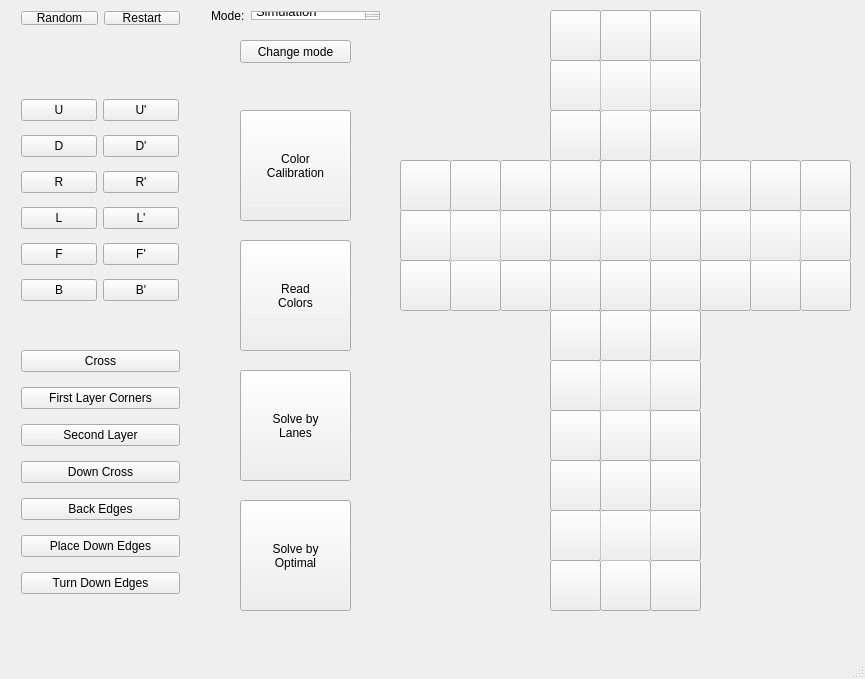
<?xml version="1.0" encoding="UTF-8"?>
<ui version="4.0">
 <class>MainWindow</class>
 <widget class="QMainWindow" name="MainWindow">
  <property name="geometry">
   <rect>
    <x>0</x>
    <y>0</y>
    <width>865</width>
    <height>679</height>
   </rect>
  </property>
  <property name="windowTitle">
   <string>Cube Solver</string>
  </property>
  <widget class="QWidget" name="centralWidget">
   <widget class="QPushButton" name="front1Button">
    <property name="enabled">
     <bool>true</bool>
    </property>
    <property name="geometry">
     <rect>
      <x>550</x>
      <y>160</y>
      <width>51</width>
      <height>51</height>
     </rect>
    </property>
    <property name="focusPolicy">
     <enum>Qt::NoFocus</enum>
    </property>
    <property name="text">
     <string/>
    </property>
   </widget>
   <widget class="QPushButton" name="front2Button">
    <property name="enabled">
     <bool>true</bool>
    </property>
    <property name="geometry">
     <rect>
      <x>600</x>
      <y>160</y>
      <width>51</width>
      <height>51</height>
     </rect>
    </property>
    <property name="focusPolicy">
     <enum>Qt::NoFocus</enum>
    </property>
    <property name="text">
     <string/>
    </property>
   </widget>
   <widget class="QPushButton" name="front3Button">
    <property name="enabled">
     <bool>true</bool>
    </property>
    <property name="geometry">
     <rect>
      <x>650</x>
      <y>160</y>
      <width>51</width>
      <height>51</height>
     </rect>
    </property>
    <property name="focusPolicy">
     <enum>Qt::NoFocus</enum>
    </property>
    <property name="text">
     <string/>
    </property>
   </widget>
   <widget class="QPushButton" name="front4Button">
    <property name="enabled">
     <bool>true</bool>
    </property>
    <property name="geometry">
     <rect>
      <x>550</x>
      <y>210</y>
      <width>51</width>
      <height>51</height>
     </rect>
    </property>
    <property name="focusPolicy">
     <enum>Qt::NoFocus</enum>
    </property>
    <property name="text">
     <string/>
    </property>
   </widget>
   <widget class="QPushButton" name="front6Button">
    <property name="enabled">
     <bool>true</bool>
    </property>
    <property name="geometry">
     <rect>
      <x>650</x>
      <y>210</y>
      <width>51</width>
      <height>51</height>
     </rect>
    </property>
    <property name="focusPolicy">
     <enum>Qt::NoFocus</enum>
    </property>
    <property name="text">
     <string/>
    </property>
   </widget>
   <widget class="QPushButton" name="front5Button">
    <property name="enabled">
     <bool>false</bool>
    </property>
    <property name="geometry">
     <rect>
      <x>600</x>
      <y>210</y>
      <width>51</width>
      <height>51</height>
     </rect>
    </property>
    <property name="text">
     <string/>
    </property>
   </widget>
   <widget class="QPushButton" name="front7Button">
    <property name="enabled">
     <bool>true</bool>
    </property>
    <property name="geometry">
     <rect>
      <x>550</x>
      <y>260</y>
      <width>51</width>
      <height>51</height>
     </rect>
    </property>
    <property name="focusPolicy">
     <enum>Qt::NoFocus</enum>
    </property>
    <property name="text">
     <string/>
    </property>
   </widget>
   <widget class="QPushButton" name="front9Button">
    <property name="enabled">
     <bool>true</bool>
    </property>
    <property name="geometry">
     <rect>
      <x>650</x>
      <y>260</y>
      <width>51</width>
      <height>51</height>
     </rect>
    </property>
    <property name="focusPolicy">
     <enum>Qt::NoFocus</enum>
    </property>
    <property name="text">
     <string/>
    </property>
   </widget>
   <widget class="QPushButton" name="front8Button">
    <property name="enabled">
     <bool>true</bool>
    </property>
    <property name="geometry">
     <rect>
      <x>600</x>
      <y>260</y>
      <width>51</width>
      <height>51</height>
     </rect>
    </property>
    <property name="focusPolicy">
     <enum>Qt::NoFocus</enum>
    </property>
    <property name="text">
     <string/>
    </property>
   </widget>
   <widget class="QPushButton" name="down6Button">
    <property name="enabled">
     <bool>true</bool>
    </property>
    <property name="geometry">
     <rect>
      <x>650</x>
      <y>360</y>
      <width>51</width>
      <height>51</height>
     </rect>
    </property>
    <property name="focusPolicy">
     <enum>Qt::NoFocus</enum>
    </property>
    <property name="text">
     <string/>
    </property>
   </widget>
   <widget class="QPushButton" name="down8Button">
    <property name="enabled">
     <bool>true</bool>
    </property>
    <property name="geometry">
     <rect>
      <x>600</x>
      <y>410</y>
      <width>51</width>
      <height>51</height>
     </rect>
    </property>
    <property name="focusPolicy">
     <enum>Qt::NoFocus</enum>
    </property>
    <property name="text">
     <string/>
    </property>
   </widget>
   <widget class="QPushButton" name="down1Button">
    <property name="enabled">
     <bool>true</bool>
    </property>
    <property name="geometry">
     <rect>
      <x>550</x>
      <y>310</y>
      <width>51</width>
      <height>51</height>
     </rect>
    </property>
    <property name="focusPolicy">
     <enum>Qt::NoFocus</enum>
    </property>
    <property name="text">
     <string/>
    </property>
   </widget>
   <widget class="QPushButton" name="down4Button">
    <property name="enabled">
     <bool>true</bool>
    </property>
    <property name="geometry">
     <rect>
      <x>550</x>
      <y>360</y>
      <width>51</width>
      <height>51</height>
     </rect>
    </property>
    <property name="focusPolicy">
     <enum>Qt::NoFocus</enum>
    </property>
    <property name="text">
     <string/>
    </property>
   </widget>
   <widget class="QPushButton" name="down3Button">
    <property name="enabled">
     <bool>true</bool>
    </property>
    <property name="geometry">
     <rect>
      <x>650</x>
      <y>310</y>
      <width>51</width>
      <height>51</height>
     </rect>
    </property>
    <property name="focusPolicy">
     <enum>Qt::NoFocus</enum>
    </property>
    <property name="text">
     <string/>
    </property>
   </widget>
   <widget class="QPushButton" name="down9Button">
    <property name="enabled">
     <bool>true</bool>
    </property>
    <property name="geometry">
     <rect>
      <x>650</x>
      <y>410</y>
      <width>51</width>
      <height>51</height>
     </rect>
    </property>
    <property name="focusPolicy">
     <enum>Qt::NoFocus</enum>
    </property>
    <property name="text">
     <string/>
    </property>
   </widget>
   <widget class="QPushButton" name="down7Button">
    <property name="enabled">
     <bool>true</bool>
    </property>
    <property name="geometry">
     <rect>
      <x>550</x>
      <y>410</y>
      <width>51</width>
      <height>51</height>
     </rect>
    </property>
    <property name="focusPolicy">
     <enum>Qt::NoFocus</enum>
    </property>
    <property name="text">
     <string/>
    </property>
   </widget>
   <widget class="QPushButton" name="down5Button">
    <property name="enabled">
     <bool>false</bool>
    </property>
    <property name="geometry">
     <rect>
      <x>600</x>
      <y>360</y>
      <width>51</width>
      <height>51</height>
     </rect>
    </property>
    <property name="text">
     <string/>
    </property>
   </widget>
   <widget class="QPushButton" name="down2Button">
    <property name="enabled">
     <bool>true</bool>
    </property>
    <property name="geometry">
     <rect>
      <x>600</x>
      <y>310</y>
      <width>51</width>
      <height>51</height>
     </rect>
    </property>
    <property name="focusPolicy">
     <enum>Qt::NoFocus</enum>
    </property>
    <property name="text">
     <string/>
    </property>
   </widget>
   <widget class="QPushButton" name="right6Button">
    <property name="enabled">
     <bool>true</bool>
    </property>
    <property name="geometry">
     <rect>
      <x>800</x>
      <y>210</y>
      <width>51</width>
      <height>51</height>
     </rect>
    </property>
    <property name="focusPolicy">
     <enum>Qt::NoFocus</enum>
    </property>
    <property name="text">
     <string/>
    </property>
   </widget>
   <widget class="QPushButton" name="right8Button">
    <property name="enabled">
     <bool>true</bool>
    </property>
    <property name="geometry">
     <rect>
      <x>750</x>
      <y>260</y>
      <width>51</width>
      <height>51</height>
     </rect>
    </property>
    <property name="focusPolicy">
     <enum>Qt::NoFocus</enum>
    </property>
    <property name="text">
     <string/>
    </property>
   </widget>
   <widget class="QPushButton" name="right1Button">
    <property name="enabled">
     <bool>true</bool>
    </property>
    <property name="geometry">
     <rect>
      <x>700</x>
      <y>160</y>
      <width>51</width>
      <height>51</height>
     </rect>
    </property>
    <property name="focusPolicy">
     <enum>Qt::NoFocus</enum>
    </property>
    <property name="text">
     <string/>
    </property>
   </widget>
   <widget class="QPushButton" name="right4Button">
    <property name="enabled">
     <bool>true</bool>
    </property>
    <property name="geometry">
     <rect>
      <x>700</x>
      <y>210</y>
      <width>51</width>
      <height>51</height>
     </rect>
    </property>
    <property name="focusPolicy">
     <enum>Qt::NoFocus</enum>
    </property>
    <property name="text">
     <string/>
    </property>
   </widget>
   <widget class="QPushButton" name="right3Button">
    <property name="enabled">
     <bool>true</bool>
    </property>
    <property name="geometry">
     <rect>
      <x>800</x>
      <y>160</y>
      <width>51</width>
      <height>51</height>
     </rect>
    </property>
    <property name="focusPolicy">
     <enum>Qt::NoFocus</enum>
    </property>
    <property name="text">
     <string/>
    </property>
   </widget>
   <widget class="QPushButton" name="right9Button">
    <property name="enabled">
     <bool>true</bool>
    </property>
    <property name="geometry">
     <rect>
      <x>800</x>
      <y>260</y>
      <width>51</width>
      <height>51</height>
     </rect>
    </property>
    <property name="focusPolicy">
     <enum>Qt::NoFocus</enum>
    </property>
    <property name="text">
     <string/>
    </property>
   </widget>
   <widget class="QPushButton" name="right7Button">
    <property name="enabled">
     <bool>true</bool>
    </property>
    <property name="geometry">
     <rect>
      <x>700</x>
      <y>260</y>
      <width>51</width>
      <height>51</height>
     </rect>
    </property>
    <property name="focusPolicy">
     <enum>Qt::NoFocus</enum>
    </property>
    <property name="text">
     <string/>
    </property>
   </widget>
   <widget class="QPushButton" name="right5Button">
    <property name="enabled">
     <bool>false</bool>
    </property>
    <property name="geometry">
     <rect>
      <x>750</x>
      <y>210</y>
      <width>51</width>
      <height>51</height>
     </rect>
    </property>
    <property name="text">
     <string/>
    </property>
   </widget>
   <widget class="QPushButton" name="right2Button">
    <property name="enabled">
     <bool>true</bool>
    </property>
    <property name="geometry">
     <rect>
      <x>750</x>
      <y>160</y>
      <width>51</width>
      <height>51</height>
     </rect>
    </property>
    <property name="focusPolicy">
     <enum>Qt::NoFocus</enum>
    </property>
    <property name="text">
     <string/>
    </property>
   </widget>
   <widget class="QPushButton" name="left6Button">
    <property name="enabled">
     <bool>true</bool>
    </property>
    <property name="geometry">
     <rect>
      <x>500</x>
      <y>210</y>
      <width>51</width>
      <height>51</height>
     </rect>
    </property>
    <property name="focusPolicy">
     <enum>Qt::NoFocus</enum>
    </property>
    <property name="text">
     <string/>
    </property>
   </widget>
   <widget class="QPushButton" name="left8Button">
    <property name="enabled">
     <bool>true</bool>
    </property>
    <property name="geometry">
     <rect>
      <x>450</x>
      <y>260</y>
      <width>51</width>
      <height>51</height>
     </rect>
    </property>
    <property name="focusPolicy">
     <enum>Qt::NoFocus</enum>
    </property>
    <property name="text">
     <string/>
    </property>
   </widget>
   <widget class="QPushButton" name="left1Button">
    <property name="enabled">
     <bool>true</bool>
    </property>
    <property name="geometry">
     <rect>
      <x>400</x>
      <y>160</y>
      <width>51</width>
      <height>51</height>
     </rect>
    </property>
    <property name="focusPolicy">
     <enum>Qt::NoFocus</enum>
    </property>
    <property name="text">
     <string/>
    </property>
   </widget>
   <widget class="QPushButton" name="left4Button">
    <property name="enabled">
     <bool>true</bool>
    </property>
    <property name="geometry">
     <rect>
      <x>400</x>
      <y>210</y>
      <width>51</width>
      <height>51</height>
     </rect>
    </property>
    <property name="focusPolicy">
     <enum>Qt::NoFocus</enum>
    </property>
    <property name="text">
     <string/>
    </property>
   </widget>
   <widget class="QPushButton" name="left3Button">
    <property name="enabled">
     <bool>true</bool>
    </property>
    <property name="geometry">
     <rect>
      <x>500</x>
      <y>160</y>
      <width>51</width>
      <height>51</height>
     </rect>
    </property>
    <property name="focusPolicy">
     <enum>Qt::NoFocus</enum>
    </property>
    <property name="text">
     <string/>
    </property>
   </widget>
   <widget class="QPushButton" name="left9Button">
    <property name="enabled">
     <bool>true</bool>
    </property>
    <property name="geometry">
     <rect>
      <x>500</x>
      <y>260</y>
      <width>51</width>
      <height>51</height>
     </rect>
    </property>
    <property name="focusPolicy">
     <enum>Qt::NoFocus</enum>
    </property>
    <property name="text">
     <string/>
    </property>
   </widget>
   <widget class="QPushButton" name="left7Button">
    <property name="enabled">
     <bool>true</bool>
    </property>
    <property name="geometry">
     <rect>
      <x>400</x>
      <y>260</y>
      <width>51</width>
      <height>51</height>
     </rect>
    </property>
    <property name="focusPolicy">
     <enum>Qt::NoFocus</enum>
    </property>
    <property name="text">
     <string/>
    </property>
   </widget>
   <widget class="QPushButton" name="left5Button">
    <property name="enabled">
     <bool>false</bool>
    </property>
    <property name="geometry">
     <rect>
      <x>450</x>
      <y>210</y>
      <width>51</width>
      <height>51</height>
     </rect>
    </property>
    <property name="text">
     <string/>
    </property>
   </widget>
   <widget class="QPushButton" name="left2Button">
    <property name="enabled">
     <bool>true</bool>
    </property>
    <property name="geometry">
     <rect>
      <x>450</x>
      <y>160</y>
      <width>51</width>
      <height>51</height>
     </rect>
    </property>
    <property name="focusPolicy">
     <enum>Qt::NoFocus</enum>
    </property>
    <property name="text">
     <string/>
    </property>
   </widget>
   <widget class="QPushButton" name="up6Button">
    <property name="enabled">
     <bool>true</bool>
    </property>
    <property name="geometry">
     <rect>
      <x>650</x>
      <y>60</y>
      <width>51</width>
      <height>51</height>
     </rect>
    </property>
    <property name="focusPolicy">
     <enum>Qt::NoFocus</enum>
    </property>
    <property name="text">
     <string/>
    </property>
   </widget>
   <widget class="QPushButton" name="up8Button">
    <property name="enabled">
     <bool>true</bool>
    </property>
    <property name="geometry">
     <rect>
      <x>600</x>
      <y>110</y>
      <width>51</width>
      <height>51</height>
     </rect>
    </property>
    <property name="focusPolicy">
     <enum>Qt::NoFocus</enum>
    </property>
    <property name="text">
     <string/>
    </property>
   </widget>
   <widget class="QPushButton" name="up1Button">
    <property name="enabled">
     <bool>true</bool>
    </property>
    <property name="geometry">
     <rect>
      <x>550</x>
      <y>10</y>
      <width>51</width>
      <height>51</height>
     </rect>
    </property>
    <property name="focusPolicy">
     <enum>Qt::NoFocus</enum>
    </property>
    <property name="text">
     <string/>
    </property>
   </widget>
   <widget class="QPushButton" name="up4Button">
    <property name="enabled">
     <bool>true</bool>
    </property>
    <property name="geometry">
     <rect>
      <x>550</x>
      <y>60</y>
      <width>51</width>
      <height>51</height>
     </rect>
    </property>
    <property name="focusPolicy">
     <enum>Qt::NoFocus</enum>
    </property>
    <property name="text">
     <string/>
    </property>
   </widget>
   <widget class="QPushButton" name="up3Button">
    <property name="enabled">
     <bool>true</bool>
    </property>
    <property name="geometry">
     <rect>
      <x>650</x>
      <y>10</y>
      <width>51</width>
      <height>51</height>
     </rect>
    </property>
    <property name="focusPolicy">
     <enum>Qt::NoFocus</enum>
    </property>
    <property name="text">
     <string/>
    </property>
   </widget>
   <widget class="QPushButton" name="up9Button">
    <property name="enabled">
     <bool>true</bool>
    </property>
    <property name="geometry">
     <rect>
      <x>650</x>
      <y>110</y>
      <width>51</width>
      <height>51</height>
     </rect>
    </property>
    <property name="focusPolicy">
     <enum>Qt::NoFocus</enum>
    </property>
    <property name="text">
     <string/>
    </property>
   </widget>
   <widget class="QPushButton" name="up7Button">
    <property name="enabled">
     <bool>true</bool>
    </property>
    <property name="geometry">
     <rect>
      <x>550</x>
      <y>110</y>
      <width>51</width>
      <height>51</height>
     </rect>
    </property>
    <property name="focusPolicy">
     <enum>Qt::NoFocus</enum>
    </property>
    <property name="text">
     <string/>
    </property>
   </widget>
   <widget class="QPushButton" name="up5Button">
    <property name="enabled">
     <bool>false</bool>
    </property>
    <property name="geometry">
     <rect>
      <x>600</x>
      <y>60</y>
      <width>51</width>
      <height>51</height>
     </rect>
    </property>
    <property name="text">
     <string/>
    </property>
   </widget>
   <widget class="QPushButton" name="up2Button">
    <property name="enabled">
     <bool>true</bool>
    </property>
    <property name="geometry">
     <rect>
      <x>600</x>
      <y>10</y>
      <width>51</width>
      <height>51</height>
     </rect>
    </property>
    <property name="focusPolicy">
     <enum>Qt::NoFocus</enum>
    </property>
    <property name="text">
     <string/>
    </property>
   </widget>
   <widget class="QPushButton" name="back6Button">
    <property name="enabled">
     <bool>true</bool>
    </property>
    <property name="geometry">
     <rect>
      <x>650</x>
      <y>510</y>
      <width>51</width>
      <height>51</height>
     </rect>
    </property>
    <property name="focusPolicy">
     <enum>Qt::NoFocus</enum>
    </property>
    <property name="text">
     <string/>
    </property>
   </widget>
   <widget class="QPushButton" name="back8Button">
    <property name="enabled">
     <bool>true</bool>
    </property>
    <property name="geometry">
     <rect>
      <x>600</x>
      <y>560</y>
      <width>51</width>
      <height>51</height>
     </rect>
    </property>
    <property name="focusPolicy">
     <enum>Qt::NoFocus</enum>
    </property>
    <property name="text">
     <string/>
    </property>
   </widget>
   <widget class="QPushButton" name="back1Button">
    <property name="enabled">
     <bool>true</bool>
    </property>
    <property name="geometry">
     <rect>
      <x>550</x>
      <y>460</y>
      <width>51</width>
      <height>51</height>
     </rect>
    </property>
    <property name="focusPolicy">
     <enum>Qt::NoFocus</enum>
    </property>
    <property name="text">
     <string/>
    </property>
   </widget>
   <widget class="QPushButton" name="back4Button">
    <property name="enabled">
     <bool>true</bool>
    </property>
    <property name="geometry">
     <rect>
      <x>550</x>
      <y>510</y>
      <width>51</width>
      <height>51</height>
     </rect>
    </property>
    <property name="focusPolicy">
     <enum>Qt::NoFocus</enum>
    </property>
    <property name="text">
     <string/>
    </property>
   </widget>
   <widget class="QPushButton" name="back3Button">
    <property name="enabled">
     <bool>true</bool>
    </property>
    <property name="geometry">
     <rect>
      <x>650</x>
      <y>460</y>
      <width>51</width>
      <height>51</height>
     </rect>
    </property>
    <property name="focusPolicy">
     <enum>Qt::NoFocus</enum>
    </property>
    <property name="text">
     <string/>
    </property>
   </widget>
   <widget class="QPushButton" name="back9Button">
    <property name="enabled">
     <bool>true</bool>
    </property>
    <property name="geometry">
     <rect>
      <x>650</x>
      <y>560</y>
      <width>51</width>
      <height>51</height>
     </rect>
    </property>
    <property name="focusPolicy">
     <enum>Qt::NoFocus</enum>
    </property>
    <property name="text">
     <string/>
    </property>
   </widget>
   <widget class="QPushButton" name="back7Button">
    <property name="enabled">
     <bool>true</bool>
    </property>
    <property name="geometry">
     <rect>
      <x>550</x>
      <y>560</y>
      <width>51</width>
      <height>51</height>
     </rect>
    </property>
    <property name="focusPolicy">
     <enum>Qt::NoFocus</enum>
    </property>
    <property name="text">
     <string/>
    </property>
   </widget>
   <widget class="QPushButton" name="back5Button">
    <property name="enabled">
     <bool>false</bool>
    </property>
    <property name="geometry">
     <rect>
      <x>600</x>
      <y>510</y>
      <width>51</width>
      <height>51</height>
     </rect>
    </property>
    <property name="text">
     <string/>
    </property>
   </widget>
   <widget class="QPushButton" name="back2Button">
    <property name="enabled">
     <bool>true</bool>
    </property>
    <property name="geometry">
     <rect>
      <x>600</x>
      <y>460</y>
      <width>51</width>
      <height>51</height>
     </rect>
    </property>
    <property name="focusPolicy">
     <enum>Qt::NoFocus</enum>
    </property>
    <property name="text">
     <string/>
    </property>
   </widget>
   <widget class="QWidget" name="layoutWidget">
    <property name="geometry">
     <rect>
      <x>10</x>
      <y>330</y>
      <width>181</width>
      <height>291</height>
     </rect>
    </property>
    <layout class="QVBoxLayout" name="layerStepsLayout">
     <item>
      <widget class="QPushButton" name="crossButton">
       <property name="text">
        <string>Cross</string>
       </property>
      </widget>
     </item>
     <item>
      <widget class="QPushButton" name="firstLayerCornersButton">
       <property name="text">
        <string>First Layer Corners</string>
       </property>
      </widget>
     </item>
     <item>
      <widget class="QPushButton" name="secondLayerButton">
       <property name="text">
        <string>Second Layer</string>
       </property>
      </widget>
     </item>
     <item>
      <widget class="QPushButton" name="downCrossButton">
       <property name="text">
        <string>Down Cross</string>
       </property>
      </widget>
     </item>
     <item>
      <widget class="QPushButton" name="backEdgesButton">
       <property name="text">
        <string>Back Edges</string>
       </property>
      </widget>
     </item>
     <item>
      <widget class="QPushButton" name="placeDownEdgesButton">
       <property name="text">
        <string>Place Down Edges</string>
       </property>
      </widget>
     </item>
     <item>
      <widget class="QPushButton" name="turnDownEdgesButton">
       <property name="text">
        <string>Turn Down Edges</string>
       </property>
      </widget>
     </item>
    </layout>
   </widget>
   <widget class="QWidget" name="layoutWidget">
    <property name="geometry">
     <rect>
      <x>10</x>
      <y>80</y>
      <width>180</width>
      <height>241</height>
     </rect>
    </property>
    <layout class="QHBoxLayout" name="rotationsLayout">
     <item>
      <layout class="QVBoxLayout" name="clockwiseRotationsLayout">
       <item>
        <widget class="QPushButton" name="rotationUButton">
         <property name="text">
          <string>U</string>
         </property>
        </widget>
       </item>
       <item>
        <widget class="QPushButton" name="rotationDButton">
         <property name="text">
          <string>D</string>
         </property>
        </widget>
       </item>
       <item>
        <widget class="QPushButton" name="rotationRButton">
         <property name="text">
          <string>R</string>
         </property>
        </widget>
       </item>
       <item>
        <widget class="QPushButton" name="rotationLButton">
         <property name="text">
          <string>L</string>
         </property>
        </widget>
       </item>
       <item>
        <widget class="QPushButton" name="rotationFButton">
         <property name="text">
          <string>F</string>
         </property>
        </widget>
       </item>
       <item>
        <widget class="QPushButton" name="rotationBButton">
         <property name="text">
          <string>B</string>
         </property>
        </widget>
       </item>
      </layout>
     </item>
     <item>
      <layout class="QVBoxLayout" name="anticlockwiseRotationsLayout">
       <item>
        <widget class="QPushButton" name="rotationUAButton">
         <property name="text">
          <string>U'</string>
         </property>
        </widget>
       </item>
       <item>
        <widget class="QPushButton" name="rotationDAButton">
         <property name="text">
          <string>D'</string>
         </property>
        </widget>
       </item>
       <item>
        <widget class="QPushButton" name="rotationRAButton">
         <property name="text">
          <string>R'</string>
         </property>
        </widget>
       </item>
       <item>
        <widget class="QPushButton" name="rotationLAButton">
         <property name="text">
          <string>L'</string>
         </property>
        </widget>
       </item>
       <item>
        <widget class="QPushButton" name="rotationFAButton">
         <property name="text">
          <string>F'</string>
         </property>
        </widget>
       </item>
       <item>
        <widget class="QPushButton" name="rotationBAButton">
         <property name="text">
          <string>B'</string>
         </property>
        </widget>
       </item>
      </layout>
     </item>
    </layout>
   </widget>
   <widget class="QWidget" name="layoutWidget">
    <property name="geometry">
     <rect>
      <x>10</x>
      <y>0</y>
      <width>181</width>
      <height>36</height>
     </rect>
    </property>
    <layout class="QHBoxLayout" name="randomRestartLayout">
     <item>
      <widget class="QPushButton" name="randomButton">
       <property name="text">
        <string>Random</string>
       </property>
      </widget>
     </item>
     <item>
      <widget class="QPushButton" name="restartButton">
       <property name="text">
        <string>Restart</string>
       </property>
      </widget>
     </item>
    </layout>
   </widget>
   <widget class="QWidget" name="layoutWidget">
    <property name="geometry">
     <rect>
      <x>10</x>
      <y>50</y>
      <width>181</width>
      <height>21</height>
     </rect>
    </property>
    <layout class="QHBoxLayout" name="rotationsNumberLayout">
     <item>
      <widget class="QLabel" name="rotationsNumberLabel">
       <property name="text">
        <string>#Rotations:</string>
       </property>
      </widget>
     </item>
     <item>
      <widget class="QTextBrowser" name="rotationsNumberTextBox"/>
     </item>
    </layout>
   </widget>
   <widget class="QWidget" name="layoutWidget">
    <property name="geometry">
     <rect>
      <x>200</x>
      <y>0</y>
      <width>191</width>
      <height>31</height>
     </rect>
    </property>
    <layout class="QVBoxLayout" name="modeLayout">
     <item>
      <layout class="QHBoxLayout" name="modeTextLayout">
       <item>
        <widget class="QLabel" name="modeLabel">
         <property name="text">
          <string>Mode:</string>
         </property>
        </widget>
       </item>
       <item>
        <widget class="QTextBrowser" name="modeTextBox">
         <property name="html">
          <string>&lt;!DOCTYPE HTML PUBLIC &quot;-//W3C//DTD HTML 4.0//EN&quot; &quot;http://www.w3.org/TR/REC-html40/strict.dtd&quot;&gt;
&lt;html&gt;&lt;head&gt;&lt;meta name=&quot;qrichtext&quot; content=&quot;1&quot; /&gt;&lt;style type=&quot;text/css&quot;&gt;
p, li { white-space: pre-wrap; }
&lt;/style&gt;&lt;/head&gt;&lt;body style=&quot; font-family:'Sans'; font-size:9pt; font-weight:400; font-style:normal;&quot;&gt;
&lt;p style=&quot; margin-top:0px; margin-bottom:0px; margin-left:0px; margin-right:0px; -qt-block-indent:0; text-indent:0px;&quot;&gt;&lt;span style=&quot; font-family:'Noto Sans'; font-size:10pt;&quot;&gt;Simulation&lt;/span&gt;&lt;/p&gt;&lt;/body&gt;&lt;/html&gt;</string>
         </property>
        </widget>
       </item>
      </layout>
     </item>
    </layout>
   </widget>
   <widget class="QPushButton" name="readColorsButton">
    <property name="geometry">
     <rect>
      <x>240</x>
      <y>240</y>
      <width>111</width>
      <height>111</height>
     </rect>
    </property>
    <property name="text">
     <string>Read
Colors</string>
    </property>
   </widget>
   <widget class="QPushButton" name="colorCalibrationButton">
    <property name="geometry">
     <rect>
      <x>240</x>
      <y>110</y>
      <width>111</width>
      <height>111</height>
     </rect>
    </property>
    <property name="text">
     <string>Color
Calibration</string>
    </property>
   </widget>
   <widget class="QPushButton" name="solveOptimalButton">
    <property name="geometry">
     <rect>
      <x>240</x>
      <y>500</y>
      <width>111</width>
      <height>111</height>
     </rect>
    </property>
    <property name="text">
     <string>Solve by
Optimal</string>
    </property>
   </widget>
   <widget class="QPushButton" name="solveLanesButton">
    <property name="geometry">
     <rect>
      <x>240</x>
      <y>370</y>
      <width>111</width>
      <height>111</height>
     </rect>
    </property>
    <property name="text">
     <string>Solve by
Lanes</string>
    </property>
   </widget>
   <widget class="QPushButton" name="toggleModeButton">
    <property name="geometry">
     <rect>
      <x>240</x>
      <y>40</y>
      <width>111</width>
      <height>23</height>
     </rect>
    </property>
    <property name="text">
     <string>Change mode</string>
    </property>
   </widget>
  </widget>
  <widget class="QStatusBar" name="statusBar"/>
 </widget>
 <layoutdefault spacing="6" margin="11"/>
 <resources/>
 <connections/>
</ui>
